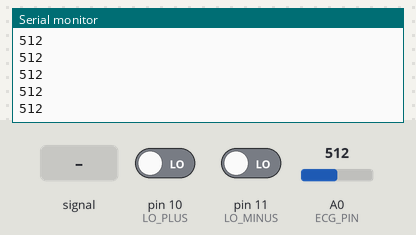
Bench run of a sketch on a simulated Arduino Uno, built with avr-gcc and run on an emulated ATmega328P. On the bench: the last lines printed to the serial monitor. Inputs (shaded band) come from the test bench; at power-on: A0 (ECG_PIN) = 512, pin 10 (LO_PLUS) LOW, pin 11 (LO_MINUS) LOW.

Above: at 1.2 s.
1.3 s: A0 (ECG_PIN) fed a 200 Hz sine of ±81 counts around its level
At 2.3 s:
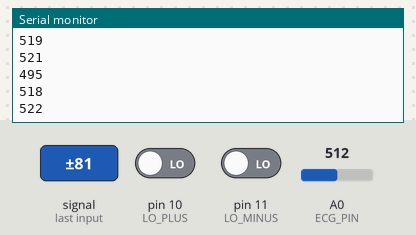
2.8 s: A0 (ECG_PIN) set to 716
At 3.9 s:
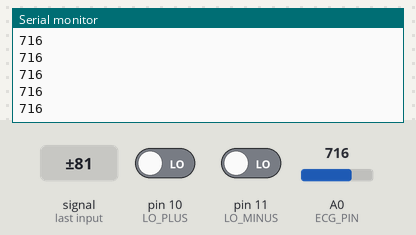
4.3 s: pin 10 (LO_PLUS) driven HIGH
At 5.2 s:
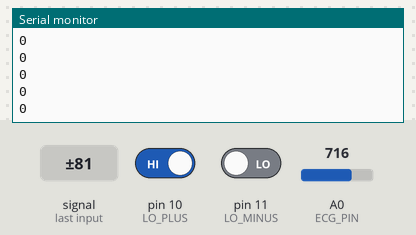
Timing chart, 0 to 7.3 s (numbered marks = the images above; inputs shaded):
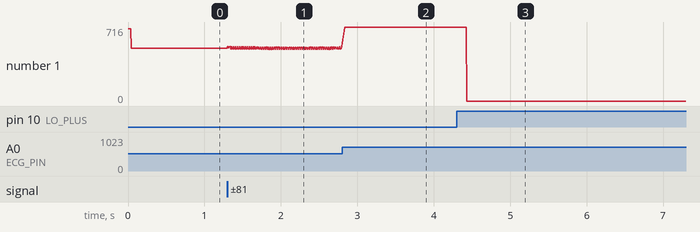

The sketch:

ecg.ino
```cpp
const int ECG_PIN = A0;
// wiring
const int LO_PLUS  = 10;
const int LO_MINUS = 11;
// Moving average filter size
const int NUM_SAMPLES = 5;
int samples[NUM_SAMPLES];
int index = 0;
long total = 0;
int lastValue = 0;
int disconnectCounter = 0;
const int DISCONNECT_THRESHOLD = 15;

void setup() {
  Serial.begin(9600);
  pinMode(LO_PLUS, INPUT);
  pinMode(LO_MINUS, INPUT);
  for (int i = 0; i < NUM_SAMPLES; i++) {
    samples[i] = 0;
  }
}

void loop() {
  bool disconnected =
    (digitalRead(LO_PLUS) == 1) ||
    (digitalRead(LO_MINUS) == 1);
  if (disconnected) {
    disconnectCounter++;
  } else {
    disconnectCounter = 0;
  }
  if (disconnectCounter > DISCONNECT_THRESHOLD) {
    Serial.println(0);
  }
  else {
    total = total - samples[index];
    samples[index] = analogRead(ECG_PIN);
    total = total + samples[index];
    index++;
    if (index >= NUM_SAMPLES) {
      index = 0;
    }
    int filteredValue = total / NUM_SAMPLES;
    int difference = abs(filteredValue - lastValue);
    // Large unstable jump
    if (difference > 80) {
      // Show abnormal spike
      Serial.println(700);
    }
    else {
      // Normal ECG
      Serial.println(filteredValue);
    }
    lastValue = filteredValue;
  }
  delay(8);
}
```

Measured:
- after the input at 1.3 s, the serial monitor: prints a new line at once (image 1)
- after the input at 2.8 s, the serial monitor: prints a new line at once (image 2)
- after the input at 4.3 s, the serial monitor: prints a new line after 0.13 s (image 3)
- plotted number 1: 512 → 528 after the input at 1.3 s, 528 → 716 after the input at 2.8 s, 716 → 0 after the input at 4.3 s
